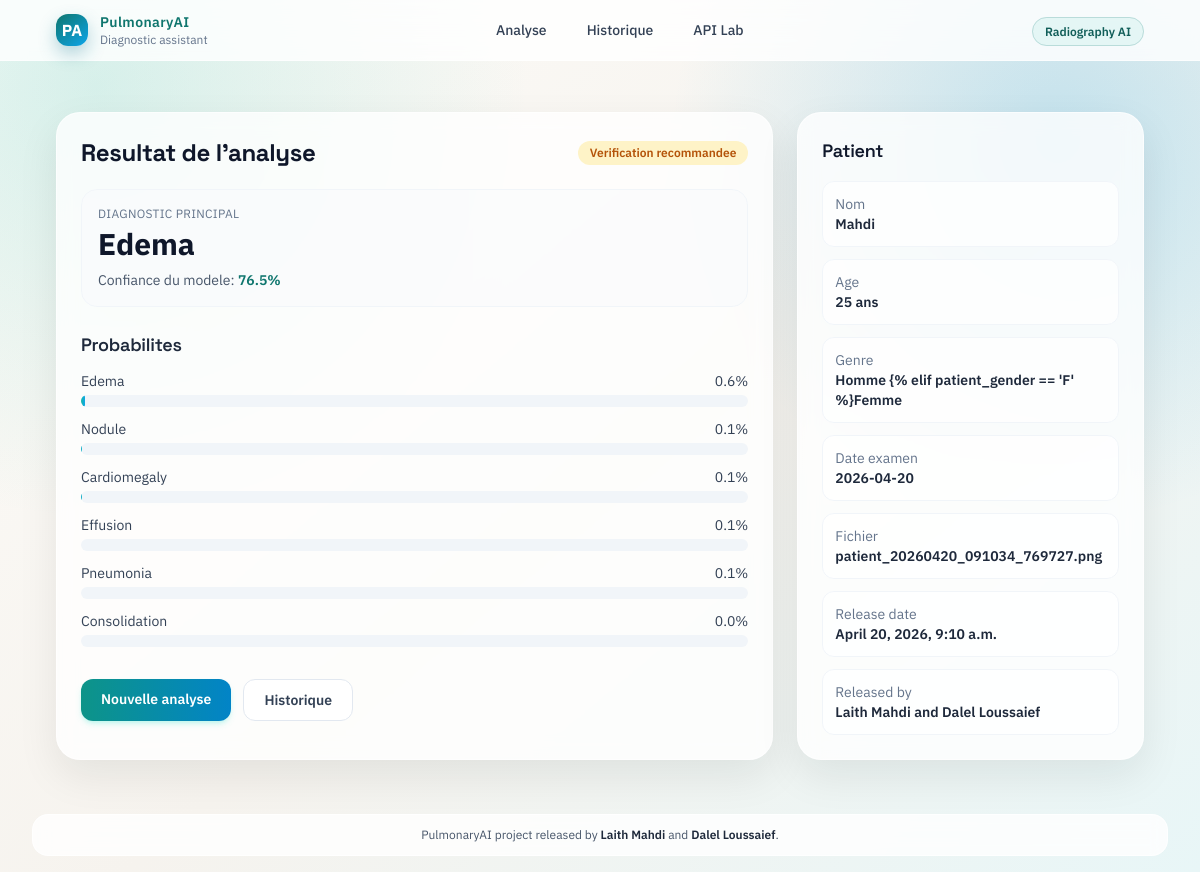
/diagnosis/result/5/, run on the app's committed database.
### diagnosis/models.py (models this page shows, shortened)
class Diagnosis(models.Model):
    patient_name = models.CharField(max_length=200)
    patient_age = models.IntegerField()
    patient_gender = models.CharField(
        max_length=1,
        choices=[('M', 'Masculin'), ('F', 'Féminin'), ('O', 'Autre')]
    )
    clinical_notes = models.TextField(blank=True, null=True)
    xray_image = models.ImageField(upload_to=upload_to_patient)
    upload_date = models.DateTimeField(auto_now_add=True)
    ai_prediction = models.CharField(max_length=100, blank=True)
    confidence = models.FloatField(null=True, blank=True)
    all_probabilities = models.JSONField(default=dict, blank=True)
    validated = models.BooleanField(default=False)
    validated_by = models.ForeignKey(
        User,
        on_delete=models.SET_NULL,
        null=True,
        blank=True
    )
    validation_date = models.DateTimeField(null=True, blank=True)
    final_diagnosis = models.TextField(blank=True)
    class Meta:
        ordering = ['-upload_date']
        verbose_name_plural = "Diagnoses"

### diagnosis/views.py (the view, shortened to what this page needs)
# urls.py: path('result/', views.result_page, name='result_page'),
def result_page(request, pk=None):
    if pk is not None:
        try:
            diagnosis = Diagnosis.objects.filter(pk=pk).first()
        except (OperationalError, ProgrammingError):
            diagnosis = None
        if diagnosis:
            context = {
                'title': 'Résultats',
                'patient_name': diagnosis.patient_name,
                'patient_age': diagnosis.patient_age,
                'patient_gender': diagnosis.patient_gender,
                'exam_date': diagnosis.upload_date.strftime('%Y-%m-%d'),
                'prediction': diagnosis.ai_prediction,
                'confidence': diagnosis.confidence,
                'all_probabilities': diagnosis.all_probabilities,
                'top_3': [],
                'is_confident': True,
                'file_name': os.path.basename(diagnosis.xray_image.name),
                'timestamp': diagnosis.upload_date.isoformat(),
                'release_date': diagnosis.upload_date,
                'released_by': 'Laith Mahdi and Dalel Loussaief'
            }
            return render(request, 'result.html', context)

### diagnosis/templates/result.html (shortened to what this page needs)
{% extends 'base.html' %} {% block content %}
<section class="grid gap-6 lg:grid-cols-3">
  <div class="glass rounded-3xl p-6 lg:col-span-2">
    <div class="mb-5 flex items-center justify-between gap-3">
      <h1 class="text-2xl font-bold text-slate-900">Resultat de l'analyse</h1>
      <span
        class="rounded-full px-3 py-1 text-xs font-semibold {% if prediction == 'Normal' %}bg-emerald-100 text-emerald-700{% else %}bg-amber-100 text-amber-700{% endif %}"
      >
        {% if prediction == 'Normal' %}Etat stable{% else %}Verification
        recommandee{% endif %}
      </span>
    </div>
    <div class="rounded-2xl border border-slate-100 bg-slate-50/60 p-4">
      <p class="text-xs uppercase tracking-wide text-slate-500">
        Diagnostic principal
      </p>
      <p class="mt-1 text-3xl font-bold text-slate-900">
        {{ prediction|default:"Nodule" }}
      </p>
      <p class="mt-2 text-sm text-slate-600">
        Confiance du modele:
        <span class="font-semibold text-teal-700"
          >{{ confidence|floatformat:1|default:"95.0" }}%</span
        >
      </p>
    </div>
    <div class="mt-6">
      <h2 class="mb-3 text-lg font-semibold text-slate-800">Probabilites</h2>
      {% if all_probabilities %}
        {% for pathology, prob in all_probabilities.items %}
          {% if forloop.counter <= 6 %}
            <div class="mb-3">
              <div class="mb-1 flex justify-between text-sm text-slate-700">
                <span>{{ pathology }}</span>
                <span>{{ prob|floatformat:1 }}%</span>
              </div>
              <div class="h-3 overflow-hidden rounded-full bg-slate-100">
                <div
                  class="js-prob-fill h-full rounded-full bg-gradient-to-r from-teal-500 to-sky-500"
                  data-width="{{ prob }}"
                ></div>
              </div>
            </div>
          {% endif %}
        {% endfor %}
      {% else %}
      <p class="text-sm text-slate-500">
        Les details de probabilites ne sont pas disponibles pour cette
        prediction.
      </p>
      {% endif %}
    </div>
    <div class="mt-8 flex flex-wrap gap-3">
      <a
        href="{% url 'diagnosis:upload_page' %}"
        class="rounded-xl bg-gradient-to-r from-teal-600 to-sky-600 px-5 py-2.5 text-sm font-semibold text-white shadow-md shadow-teal-300/30 transition hover:-translate-y-0.5"
        >Nouvelle analyse</a
      >
      <a
        href="{% url 'diagnosis:history' %}"
        class="rounded-xl border border-slate-200 bg-white px-5 py-2.5 text-sm font-semibold text-slate-700 transition hover:border-teal-300 hover:text-teal-700"
        >Historique</a
      >
    </div>
  </div>
  <aside class="glass rounded-3xl p-6">
    <h2 class="mb-4 text-lg font-semibold text-slate-900">Patient</h2>
    <dl class="space-y-3 text-sm">
      <div class="rounded-xl border border-slate-100 bg-white/70 p-3">
        <dt class="text-slate-500">Nom</dt>
        <dd class="font-semibold text-slate-800">
          {{ patient_name|default:"Patient Test" }}
        </dd>
      </div>
      <div class="rounded-xl border border-slate-100 bg-white/70 p-3">
        <dt class="text-slate-500">Age</dt>
        <dd class="font-semibold text-slate-800">
          {{ patient_age|default:"45" }} ans
        </dd>
      </div>
      <div class="rounded-xl border border-slate-100 bg-white/70 p-3">
        <dt class="text-slate-500">Genre</dt>
        <dd class="font-semibold text-slate-800">
          {% if patient_gender == 'M' %}Homme {% elif patient_gender == 'F'
          %}Femme {% elif patient_gender == 'O' %}Autre {% else %}Non spécifié
          {% endif %}
        </dd>
      </div>
      <div class="rounded-xl border border-slate-100 bg-white/70 p-3">
        <dt class="text-slate-500">Date examen</dt>
        <dd class="font-semibold text-slate-800">
          {{ exam_date|default:timestamp|slice:":10" }}
        </dd>
      </div>
      <div class="rounded-xl border border-slate-100 bg-white/70 p-3">
        <dt class="text-slate-500">Fichier</dt>
        <dd class="break-all font-semibold text-slate-800">
          {{ file_name|default:"Image analysee" }}
        </dd>
      </div>
      <div class="rounded-xl border border-slate-100 bg-white/70 p-3">
        <dt class="text-slate-500">Release date</dt>
        <dd class="font-semibold text-slate-800">
          {{ release_date|default:timestamp|slice:":16" }}
        </dd>
      </div>
      <div class="rounded-xl border border-slate-100 bg-white/70 p-3">
        <dt class="text-slate-500">Released by</dt>
        <dd class="font-semibold text-slate-800">
          {{ released_by|default:"Laith Mahdi and Dalel Loussaief" }}
        </dd>
      </div>
    </dl>
  </aside>
</section>
{% endblock %}

### diagnosis/templates/base.html (style rules this page uses)
:root { --ink: #0d1b1e; --teal: #0f766e; --teal-soft: #14b8a6; --sky: #0ea5e9; --cream: #f6f3ee; --sun: #f59e0b; }
* { box-sizing: border-box; }
body { margin: 0; min-height: 100vh; color: var(--ink); font-family: "IBM Plex Sans", sans-serif; background: radial-gradient( circle at 8% 10%, rgba(20, 184, 166, 0.16), transparent 32% ), radial-gradient( circle at 88% 16%, rgba(14, 165, 233, 0.22), transparent 30% ), linear-gradient(140deg, #fdfcf9 0%, var(--cream) 52%, #e8f6f7 100%); }
h1, h2, h3, h4 { font-family: "Space Grotesk", sans-serif; letter-spacing: -0.015em; }
.glass { background: rgba(255, 255, 255, 0.78); backdrop-filter: blur(10px); border: 1px solid rgba(255, 255, 255, 0.6); box-shadow: 0 16px 42px rgba(13, 27, 30, 0.08); }

### data on the page
Diagnosis: ai_prediction "Edema", confidence "76.5", patient_name "Mahdi", upload_date "April 20, 2026, 9:10 a.m."

### other printed values
{{ pathology }} "Edema" "Nodule" "Cardiomegaly" "Effusion" "Pneumonia" "Consolidation"
{{ prob|floatformat:1 }} "0.6" "0.1" "0.1" "0.1" "0.1" "0.0"
{{ patient_age|default:"45" }} "25"
{{ exam_date|default:timestamp|slice:":10" }} "2026-04-20"
{{ file_name|default:"Image analysee" }} "patient_20260420_091034_769727.png"
{{ released_by|default:"Laith Mahdi and Dalel Loussaief" }} "Laith Mahdi and Dalel Loussaief"
